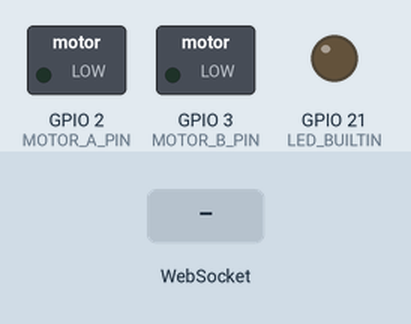
The sketch below on a simulated Seeed XIAO ESP32-S3. Parts: switched loads named in the sketch (green lamp = pin HIGH), output pins drawn as LEDs (lit = HIGH). The inputs (shaded band) are chosen by the test bench. WiFi joins after 1.5 s; servers stay silent unless stated; what the sketch prints to the serial monitor is not drawn.

Above: at 2.7 s.
2.8 s: WebSocket text "A:120" received
At 3.0 s:
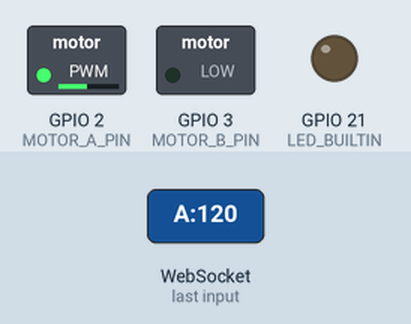
4.7 s: WebSocket text "B:90" received
At 4.9 s:
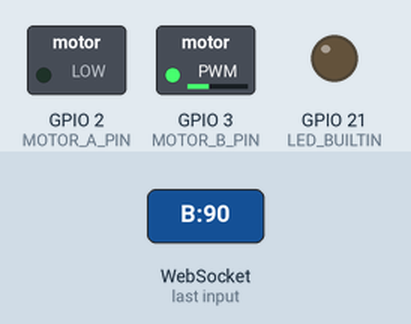
6.6 s: WebSocket text "B:45" received
At 8.0 s:
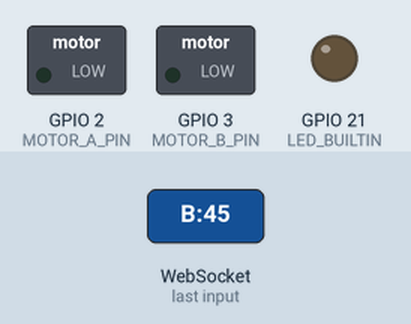
Timing chart, 0 to 9.6 s (numbered marks = the images above; inputs shaded):
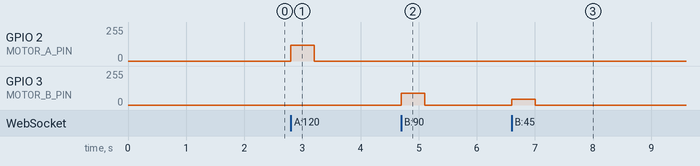

The sketch:

PaperPlane.ino
```cpp
/*
  XIAO ESP32S3 - Dual coreless motor control via web sliders (WebSocket)
  ------------------------------------------------------------------
  Low-latency design choices:
   - WebSocket instead of HTTP polling: no request/response overhead per update
   - Plain-text message format ("A:120", "B:90") instead of JSON: avoids
     parsing overhead on both browser and MCU
   - HTML/JS page served from PROGMEM: no filesystem (LittleFS/SPIFFS) access,
     so first load is instant and RAM/flash use stays low
   - Slider input uses the "input" JS event (fires continuously while dragging)
     and sends every change immediately over the already-open WS socket
   - PWM via LEDC hardware peripheral, updated directly in the WS callback
     (no queueing, no delay() anywhere in the code)
   - Watchdog failsafe: motors auto-stop if no message received for 400 ms
     (protects against WiFi drop while a slider is mid-drag)

  Libraries required (Library Manager):
   - "AsyncTCP" by ESP32Async
   - "ESPAsyncWebServer" (a.k.a. "ESP Async WebServer") by ESP32Async
   - ESP32 board package v3.x (Boards Manager) for the ledcAttach() API

  Wiring - single PWM pin per motor (speed only, no direction control):
   Motor A PWM -> D1 (GPIO2)
   Motor B PWM -> D2 (GPIO3)
   Driver GND  -> XIAO GND (common ground, mandatory)
   Driver VM   -> external motor supply (NOT the 3V3 pin)
*/

#include <WiFi.h>
#include <ESPAsyncWebServer.h>

// ---------- USER CONFIG ----------
//const char* WIFI_SSID     = "Natanon_2.4G";
//const char* WIFI_PASSWORD = "0818939584";

const char* WIFI_SSID     = "fuji";
const char* WIFI_PASSWORD = "valent420";

// Set true to have the XIAO create its own WiFi network instead of joining one.
// Useful for robots/vehicles with no router in range -> lowest, most stable latency.
const bool USE_ACCESS_POINT = false;
const char* AP_SSID     = "PaperPlane";
const char* AP_PASSWORD = "12345678"; // min 8 chars

// Motor pins (one PWM pin per motor - speed only)
#define MOTOR_A_PIN 2   // D1
#define MOTOR_B_PIN 3   // D2

const int PWM_FREQ = 20000;   // 20 kHz: above audible range, quiet motors
const int PWM_RES  = 8;       // 8-bit -> duty 0-255

const unsigned long FAILSAFE_TIMEOUT_MS = 400; // stop motors if link goes quiet
const unsigned long MONITOR_INTERVAL_MS = 500;  // how often to print pin values
// ----------------------------------

AsyncWebServer server(80);
AsyncWebSocket ws("/ws");

volatile uint8_t speedA = 0; // 0..255
volatile uint8_t speedB = 0; // 0..255
volatile unsigned long lastMsgTime = 0;
unsigned long lastMonitorPrint = 0;

void setMotor(int pin, uint8_t value) {
  ledcWrite(pin, value);
}

void stopAllMotors() {
  speedA = 0;
  speedB = 0;
  setMotor(MOTOR_A_PIN, 0);
  setMotor(MOTOR_B_PIN, 0);
}

/// ---------- Web page (served from flash, no filesystem needed) ----------
const char INDEX_HTML[] PROGMEM = R"HTML(
<!DOCTYPE html>
<html>
<head>
<meta charset="utf-8">
<meta name="viewport" content="width=device-width, initial-scale=1">
<title>Motor Control</title>
<style>
  body{font-family:sans-serif;background:#111;color:#eee;text-align:center;margin:0;padding:20px;}
  h2{font-weight:400;}
  .sliders-row{
    display:flex;
    justify-content:center;
    align-items:flex-start;
    gap:60px;
    margin:40px auto;
  }
  .slider-box{
    display:flex;
    flex-direction:column;
    align-items:center;
  }
  .slider-vertical{
    /* fixed on-screen size after rotation */
    width:60px;
    height:280px;
    display:flex;
    justify-content:center;
    align-items:center;
  }
  input[type=range]{
    -webkit-appearance:none;
    appearance:none;
    background:#333;
    border-radius:10px;
    outline:none;
    /* base (unrotated) size: becomes height after 90deg rotation */
    width:280px;
    height:60px;
    /* rotate to vertical: min ends up at bottom, max at top */
    transform:rotate(-90deg);
  }
  input[type=range]::-webkit-slider-thumb{
    -webkit-appearance:none;
    width:50px;height:50px;border-radius:50%;
    background:#2ecc71;cursor:pointer;
  }
  input[type=range]::-moz-range-thumb{
    width:50px;height:50px;border-radius:50%;
    background:#2ecc71;cursor:pointer;border:none;
  }
  .val{font-size:24px;margin-top:12px;}
  #status{margin-top:20px;font-size:14px;color:#888;}
  .connected{color:#2ecc71 !important;}
</style>
</head>
<body>
<div class="sliders-row">
  <div class="slider-box">
    <h2>Motor A</h2>
    <div class="slider-vertical">
      <input type="range" min="0" max="255" value="0" id="sliderA">
    </div>
    <div class="val" id="valA">0</div>
  </div>

  <div class="slider-box">
    <h2>Motor B</h2>
    <div class="slider-vertical">
      <input type="range" min="0" max="255" value="0" id="sliderB">
    </div>
    <div class="val" id="valB">0</div>
  </div>
</div>

<div id="status">connecting...</div>

<script>
let ws;
let sliderA = document.getElementById('sliderA');
let sliderB = document.getElementById('sliderB');
let valA = document.getElementById('valA');
let valB = document.getElementById('valB');
let statusEl = document.getElementById('status');

function connect() {
  ws = new WebSocket('ws://' + location.hostname + '/ws');
  ws.onopen = () => { statusEl.textContent = 'connected'; statusEl.classList.add('connected'); };
  ws.onclose = () => {
    statusEl.textContent = 'disconnected - retrying...';
    statusEl.classList.remove('connected');
    setTimeout(connect, 500);
  };
  ws.onerror = () => ws.close();
}
connect();

function send(id, v) {
  if (ws && ws.readyState === WebSocket.OPEN) ws.send(id + ':' + v);
}

// 'input' fires continuously while dragging -> lowest latency feedback
sliderA.addEventListener('input', () => {
  valA.textContent = sliderA.value;
  send('A', sliderA.value);
});
sliderB.addEventListener('input', () => {
  valB.textContent = sliderB.value;
  send('B', sliderB.value);
});

// Heartbeat: resend current values periodically even while a slider is held
// still (no 'input' events firing). This keeps the board's failsafe timer
// fed so it only trips on a real disconnect, not on a stationary slider.
setInterval(() => {
  send('A', sliderA.value);
  send('B', sliderB.value);
}, 150);

// NOTE: by default the sliders HOLD their position after release, so the
// motor keeps running at whatever speed you left it at.
// If you prefer RC-style "let go = stop" behavior instead, uncomment these:
// sliderA.addEventListener('change', () => { sliderA.value = 0; valA.textContent = 0; send('A', 0); });
// sliderB.addEventListener('change', () => { sliderB.value = 0; valB.textContent = 0; send('B', 0); });
</script>
</body>
</html>
)HTML";
// ---------- WebSocket event handling ----------
void handleWsMessage(uint8_t *data, size_t len) {
  // Expect short plain-text messages: "A:123" or "B:45" (0-255)
  if (len < 3) return;
  char buf[16];
  size_t n = min(len, sizeof(buf) - 1);
  memcpy(buf, data, n);
  buf[n] = '\0';

  char motor = buf[0];
  if (buf[1] != ':') return;
  int value = atoi(buf + 2);
  value = constrain(value, 0, 255);

  lastMsgTime = millis();

  if (motor == 'A') {
    speedA = (uint8_t)value;
    setMotor(MOTOR_A_PIN, speedA);
  } else if (motor == 'B') {
    speedB = (uint8_t)value;
    setMotor(MOTOR_B_PIN, speedB);
  }
}

void onWsEvent(AsyncWebSocket *server, AsyncWebSocketClient *client,
               AwsEventType type, void *arg, uint8_t *data, size_t len) {
  switch (type) {
    case WS_EVT_CONNECT:
      Serial.printf("WS client #%u connected\n", client->id());
      lastMsgTime = millis();
      break;
    case WS_EVT_DISCONNECT:
      Serial.printf("WS client #%u disconnected\n", client->id());
      stopAllMotors(); // failsafe: stop immediately on disconnect
      break;
    case WS_EVT_DATA: {
      AwsFrameInfo *info = (AwsFrameInfo*)arg;
      if (info->final && info->index == 0 && info->len == len &&
          info->opcode == WS_TEXT) {
        handleWsMessage(data, len);
      }
      break;
    }
    default:
      break;
  }
}

void setup() {
  pinMode(LED_BUILTIN, OUTPUT);
  digitalWrite(LED_BUILTIN, LOW);   // XIAO's onboard LED is active LOW (LOW = ON)

  Serial.begin(115200);

  // PWM setup (ESP32 core 3.x LEDC API)
  ledcAttach(MOTOR_A_PIN, PWM_FREQ, PWM_RES);
  ledcAttach(MOTOR_B_PIN, PWM_FREQ, PWM_RES);
  stopAllMotors();

  if (USE_ACCESS_POINT) {
    WiFi.mode(WIFI_AP);
    WiFi.softAP(AP_SSID, AP_PASSWORD);
    Serial.print("AP started. Connect to WiFi '");
    Serial.print(AP_SSID);
    Serial.println("' then browse to http://192.168.4.1");
  } else {
    WiFi.mode(WIFI_STA);
    // Disables WiFi power-save so response latency stays low and consistent
    WiFi.setSleep(false);
    WiFi.begin(WIFI_SSID, WIFI_PASSWORD);
    Serial.print("Connecting to WiFi");

    const unsigned long STA_TIMEOUT_MS = 30000; // give up after 30s
    unsigned long startAttempt = millis();
    while (WiFi.status() != WL_CONNECTED &&
           millis() - startAttempt < STA_TIMEOUT_MS) {
      delay(300);
      Serial.print(".");
    }
    Serial.println();

    if (WiFi.status() == WL_CONNECTED) {
      Serial.print("Connected. Browse to http://");
      Serial.println(WiFi.localIP());
    } else {
      // Fallback: couldn't join the network in time -> start our own AP
      // so the board is still reachable instead of hanging forever.
      Serial.println("Failed to connect to WiFi. Starting fallback AP...");
      WiFi.mode(WIFI_AP);
      WiFi.softAP(AP_SSID, AP_PASSWORD);
      Serial.print("Fallback AP '");
      Serial.print(AP_SSID);
      Serial.println("' started. Browse to http://192.168.4.1");
    }
  }

  ws.onEvent(onWsEvent);
  server.addHandler(&ws);

  server.on("/", HTTP_GET, [](AsyncWebServerRequest *request) {
    request->send_P(200, "text/html", INDEX_HTML);
  });

  server.begin();
}

void loop() {
  // Periodic cleanup of stale WS client structures (recommended by the library)
  ws.cleanupClients();

  // Failsafe: if we haven't heard from the browser in a while, stop motors.
  // Guards against a dropped WiFi link leaving a motor running at speed.
  if (lastMsgTime != 0 && (millis() - lastMsgTime > FAILSAFE_TIMEOUT_MS)) {
    if (speedA != 0 || speedB != 0) {
      stopAllMotors();
    }
  }

  // Periodically print current pin/speed values to Serial for monitoring.
  // Non-blocking (no delay()), so it doesn't add latency to motor control.
  if (millis() - lastMonitorPrint >= MONITOR_INTERVAL_MS) {
    lastMonitorPrint = millis();
    Serial.printf("[Monitor] Motor A (pin %d): %3u/255   Motor B (pin %d): %3u/255   clients: %u\n",
                  MOTOR_A_PIN, speedA, MOTOR_B_PIN, speedB, ws.count());
  }

}
```

Measured:
- after the input at 2.8 s, GPIO 2 (MOTOR_A_PIN): 0/255 → 120/255 at once, → 0/255 0.40 s later
- after the input at 4.7 s, GPIO 3 (MOTOR_B_PIN): 0/255 → 90/255 at once, → 0/255 0.40 s later
- after the input at 6.6 s, GPIO 3 (MOTOR_B_PIN): 0/255 → 45/255 at once, → 0/255 0.40 s later
